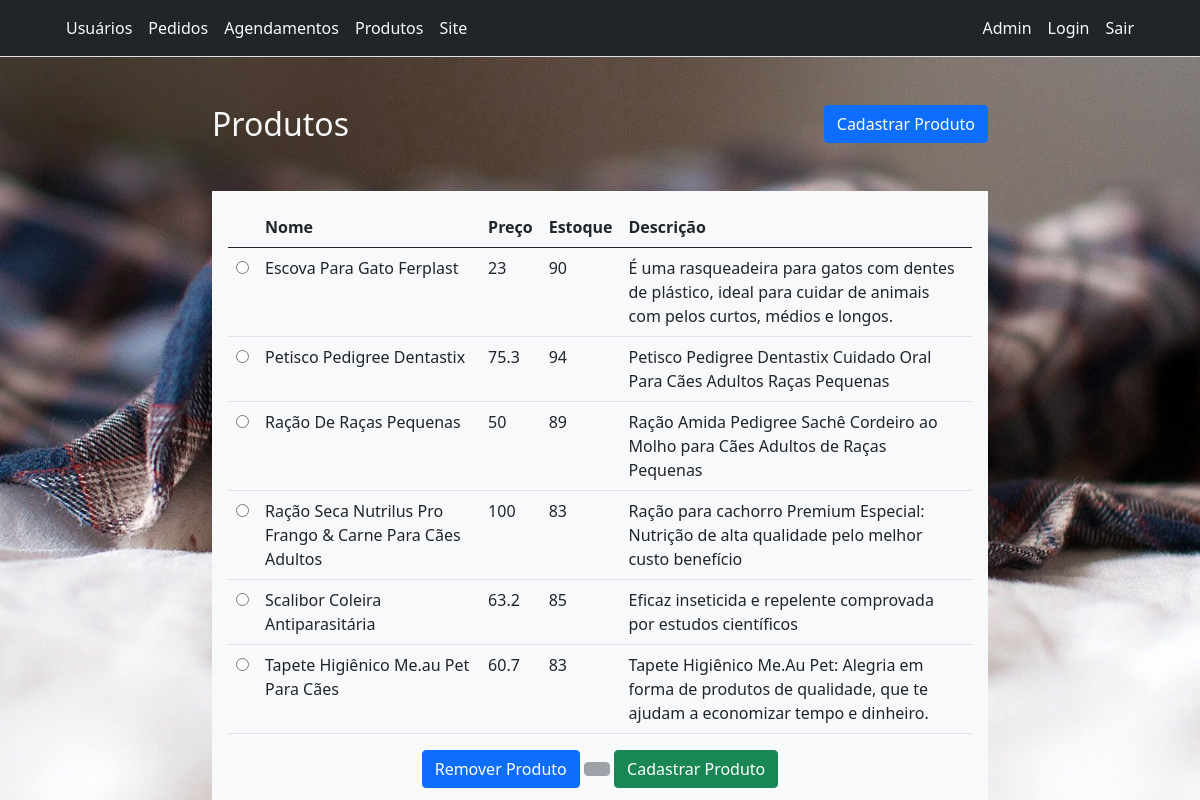
The page /petshop/admin/produtos.php (signed in) on the database its author committed.
### tables this page shows
CREATE TABLE `ps_produtos` (
  `id` int NOT NULL,
  `nome` varchar(100) NOT NULL,
  `descricao` varchar(500) NOT NULL,
  `preco` float NOT NULL,
  `qtd` int NOT NULL,
  `img` varchar(1000) NOT NULL
);

### petshop/admin/produtos.php (the view, shortened to what this page needs)
<?php
	include_once "config/conexao.php";
		if (isset($_SESSION['login'])){
			$busca = "SELECT * FROM `ps_produtos` ORDER BY `nome`";
			$total_reg = "25";
			$pagina=$_GET['pagina'];
			if (!$pagina) {
			$pc = "1";
			} else {
			$pc = $pagina;
			}
			$inicio = $pc - 1;
			$inicio = $inicio * $total_reg;
			$limite = mysqli_query($conn, "$busca LIMIT $inicio,$total_reg");
			$todos = mysqli_query($conn, "$busca");
			$tr = mysqli_num_rows($todos);
?>
<!DOCTYPE html>
<html lang="pt_br">
<head>
<link rel="stylesheet" href="contents/css/produtos.style.css" />
<link href="https://cdn.jsdelivr.net/npm/bootstrap@5.0.2/dist/css/bootstrap.min.css" rel="stylesheet">
</head>
<body>
<?php include_once "menu.php"; ?>
<div class="container-fluid">
	<div class="row">
		<div class="col-md-8 container">
			<div class="d-flex justify-content-between flex-row align-items-center">
				<h2 class="mt-5 mb-5 text-light" >Produtos</h2>
				<div><a href="cadastrar-produto.php" class="btn btn-primary">Cadastrar Produto</a></div>
			</div>
			<div class="bg-light p-3">
				<form method="POST">
					<table class="table">
						<thead>
							<tr>
								<th class="cell">&nbsp;</th>
								<th class="cell">Nome</th>
								<th class="cell">Preço</th>
								<th class="cell">Estoque</th>
								<th class="cell">Descrição</th>
							</tr>
						</thead>
						<tbody>
							<?php
								if($tr > 0) {
									while($linha = mysqli_fetch_assoc($limite)){
							?>
							<tr>
								<td class="cell"><input type="radio" name="remover" value="<?=$linha['id']?>"></td>
								<td class="cell" data-title="Nome">
									<?=utf8_encode($linha['nome'])?>
									</td>
								<td class="cell" data-title="Endereço" >
									<?=$linha['preco']?>
								</td>
								<td class="cell" data-title="Produto" >
									<?=$linha['qtd']?>
								</td>
								<td class="cell" data-title="Data do Pedido" >
									<?=utf8_encode($linha['descricao'])?>
								</td>
							</tr>
							<?php
									}
								}
							?>
						</tbody>
					</table>
					<div class="d-flex justify-contents-center">
						<div class="mx-auto">
							<button class="btn btn-primary"  name="button" value="2">
								Remover Produto
							</button>
							<button class="btn btn-secondary"  name="button" disabled></button>
							<button class="btn btn-success"  name="button" value="3">
								Cadastrar Produto
							</button>
						</div>
					</div>
				</form>
						</div>
			</div>
		</div>
	</div>
</body>
</html>
<?php
		}else{
			header("Location: ../exit.php");
		}
?>

### petshop/admin/contents/css/produtos.style.css (style rules this page uses)
html, body { height: 100%; }
body { background-image: url("../images/kitten.jpg"); background-size: cover ; background-repeat: no-repeat; background-position: center; }

### rows shown on the page
ps_produtos: nome "Escova Para Gato Ferplast", preco "23", qtd "90", descricao "É uma rasqueadeira para gatos com dentes de plástico, ideal para cuidar de animais com pelos curtos, médios e longos."
ps_produtos: nome "Petisco Pedigree Dentastix", preco "75.3", qtd "94", descricao "Petisco Pedigree Dentastix Cuidado Oral Para Cães Adultos Raças Pequenas"
ps_produtos: nome "Ração De Raças Pequenas", preco "50", qtd "89", descricao "Ração Amida Pedigree Sachê Cordeiro ao Molho para Cães Adultos de Raças Pequenas"
ps_produtos: nome "Ração Seca Nutrilus Pro Frango & Carne Para Cães Adultos", preco "100", qtd "83", descricao "Ração para cachorro Premium Especial: Nutrição de alta qualidade pelo melhor custo benefí­cio"
ps_produtos: nome "Scalibor Coleira Antiparasitária", preco "63.2", qtd "85", descricao "Eficaz inseticida e repelente comprovada por estudos científicos"
ps_produtos: nome "Tapete Higiênico Me.au Pet Para Cães", preco "60.7", qtd "83", descricao "Tapete Higiênico Me.Au Pet: Alegria em forma de produtos de qualidade, que te ajudam a economizar tempo e dinheiro."

### other values the page prints
$_SESSION['usuarioNome'] "Admin"
